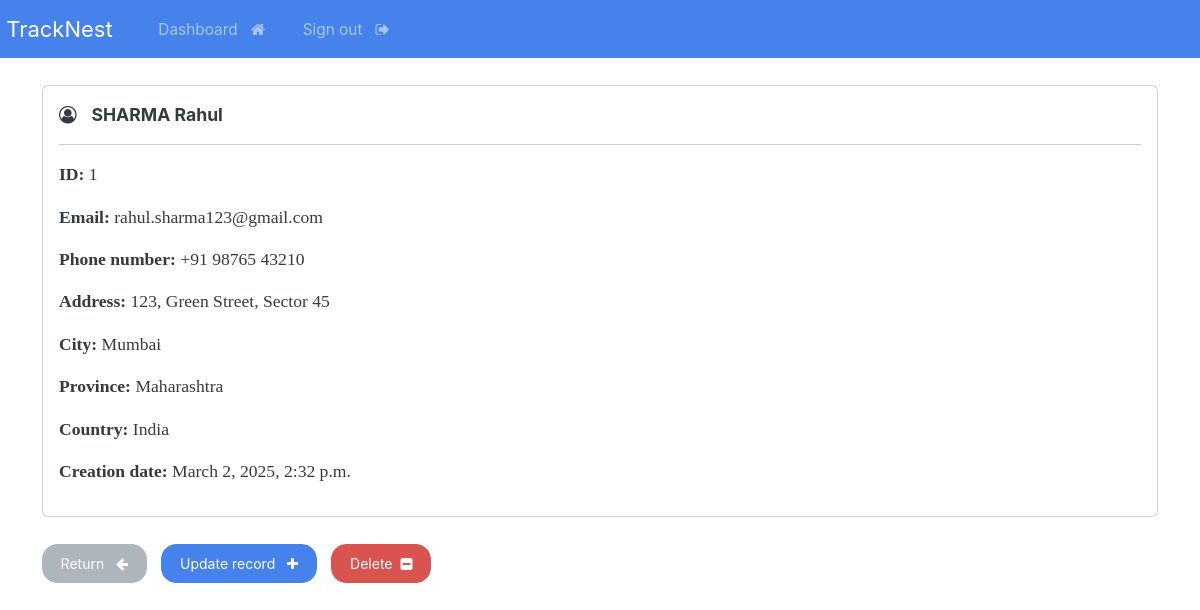
The page /record/1 (signed in) on the database its author committed.
### webapp/models.py (models this page shows, shortened)
class Record(models.Model):
    creation_date = models.DateTimeField(auto_now_add=True)
    first_name = models.CharField(max_length=100)
    last_name = models.CharField(max_length=100)
    email = models.CharField(max_length=255)
    phone = models.CharField(max_length=20)
    address = models.CharField(max_length=300)
    city = models.CharField(max_length=255)
    province = models.CharField(max_length=200)
    country = models.CharField(max_length=125)

### webapp/views.py (the view)
# urls.py: path('record/<int:pk>', views.singular_record, name="record"),
@login_required(login_url='my-login')
def singular_record(request, pk):
    all_records = Record.objects.get(id=pk)
    context = {'record':all_records}
    return render(request, 'webapp/view-record.html', context=context)

### webapp/templates/webapp/view-record.html (shortened to what this page needs)
    {% extends 'webapp/base.html' %}
    {% block content %}
        <div class="card">
            <div class="card-body">
                <i class="fa fa-user-circle-o" aria-hidden="true"></i> &nbsp;
                <strong>
                    {{record.last_name|upper}}
                    {{record.first_name}}
                </strong>
                <hr>
                <p> <strong> ID: </strong> {{record.id}} </p>
                <p> <strong> Email: </strong> {{record.email}} </p>
                <p> <strong> Phone number: </strong> {{record.phone}} </p>
                <p> <strong> Address: </strong> {{record.address}} </p>
                <p> <strong> City: </strong> {{record.city}} </p>
                <p> <strong> Province: </strong> {{record.province}} </p>
                <p> <strong> Country: </strong> {{record.country}} </p>
                <p> <strong> Creation date: </strong> {{record.creation_date}} </p>
            </div>
        </div>
        <br>
        <a href="{% url 'dashboard' %}" class="btn btn-secondary"> Return &nbsp; <i class="fa fa-arrow-left" aria-hidden="true"></i> </a>
        <a href="{% url 'update-record' record.id %}" class="btn btn-primary"> Update record &nbsp; <i class="fa fa-plus" aria-hidden="true"></i> </a>
        <a href="{% url 'delete-record' record.id %}" class="btn btn-danger"> Delete &nbsp;<i class="fa fa-minus-square" aria-hidden="true"></i> </a>
    {% endblock %}

### rows shown on the page
Record: last_name "SHARMA", first_name "Rahul", id "1", email "rahul.sharma123@gmail.com", phone "+91 98765 43210", address "123, Green Street, Sector 45", city "Mumbai", province "Maharashtra", country "India", creation_date "March 2, 2025, 2:32 p.m."
